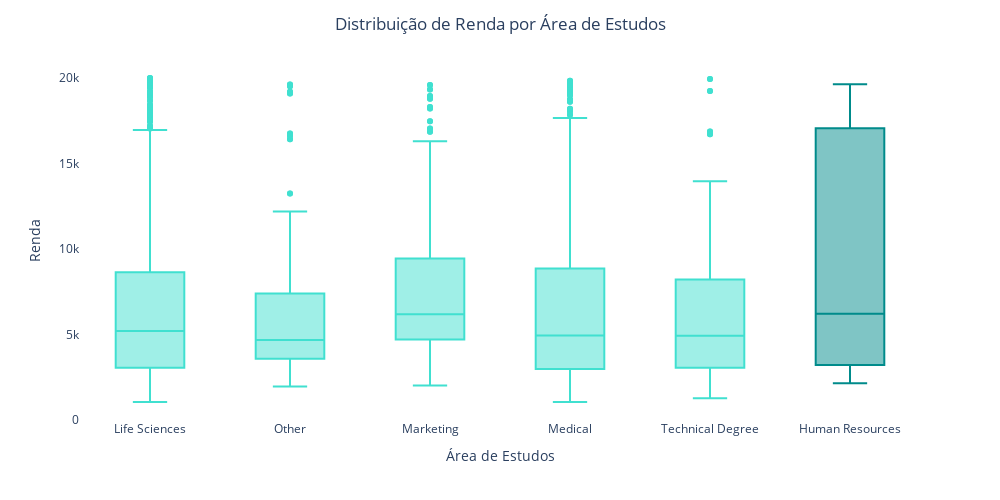

The cell this chart's notebook holds for it:
### Markdown cell above
A distribuição salarial é bem equiparada entre os sexos.

### Code cell
# Boxplot para a distribuição de Renda por Gênero

cores_departamentos = {
    'Life Sciences':'turquoise', 'Other':'turquoise', 'Marketing':'turquoise', 'Medical':'turquoise',
    'Technical Degree': 'turquoise', 'Human Resources':'darkcyan' }

fig = px.box(dados_funcionarios,
             x="EducationField",
             y="MonthlyIncome",
             color="EducationField",
             color_discrete_map=cores_departamentos)  

fig.update_layout(
    title="Distribuição de Renda por Área de Estudos",
    xaxis_title="Área de Estudos",
    yaxis_title="Renda",
    plot_bgcolor='rgba(0,0,0,0)', 
    width=1000, 
    height=500,
    title_x=0.5,
    showlegend=False)

fig.show()

### Figure 1 — Plotly figure (JSON) as saved in the notebook; plotly's stock layout.template omitted (floating-point values rounded to 4 significant figures; data arrays with more than 128 entries replaced by an {"elided": "..."} marker saying what was removed)
{"data": [{"alignmentgroup": "True", "hovertemplate": "EducationField=%{x}<br>MonthlyIncome=%{y}<extra></extra>", "legendgroup": "Life Sciences", "marker": {"color": "turquoise"}, "name": "Life Sciences", "notched": false, "offsetgroup": "Life Sciences", "orientation": "v", "showlegend": true, "type": "box", "x": {"elided": "1013 str values"}, "x0": " ", "xaxis": "x", "y": {"elided": "1013 int values"}, "y0": " ", "yaxis": "y"}, {"alignmentgroup": "True", "hovertemplate": "EducationField=%{x}<br>MonthlyIncome=%{y}<extra></extra>", "legendgroup": "Other", "marker": {"color": "turquoise"}, "name": "Other", "notched": false, "offsetgroup": "Other", "orientation": "v", "showlegend": true, "type": "box", "x": {"elided": "141 str values"}, "x0": " ", "xaxis": "x", "y": {"elided": "141 int values"}, "y0": " ", "yaxis": "y"}, {"alignmentgroup": "True", "hovertemplate": "EducationField=%{x}<br>MonthlyIncome=%{y}<extra></extra>", "legendgroup": "Marketing", "marker": {"color": "turquoise"}, "name": "Marketing", "notched": false, "offsetgroup": "Marketing", "orientation": "v", "showlegend": true, "type": "box", "x": {"elided": "248 str values"}, "x0": " ", "xaxis": "x", "y": {"elided": "248 int values"}, "y0": " ", "yaxis": "y"}, {"alignmentgroup": "True", "hovertemplate": "EducationField=%{x}<br>MonthlyIncome=%{y}<extra></extra>", "legendgroup": "Medical", "marker": {"color": "turquoise"}, "name": "Medical", "notched": false, "offsetgroup": "Medical", "orientation": "v", "showlegend": true, "type": "box", "x": {"elided": "791 str values"}, "x0": " ", "xaxis": "x", "y": {"elided": "791 int values"}, "y0": " ", "yaxis": "y"}, {"alignmentgroup": "True", "hovertemplate": "EducationField=%{x}<br>MonthlyIncome=%{y}<extra></extra>", "legendgroup": "Technical Degree", "marker": {"color": "turquoise"}, "name": "Technical Degree", "notched": false, "offsetgroup": "Technical Degree", "orientation": "v", "showlegend": true, "type": "box", "x": {"elided": "200 str values"}, "x0": " ", "xaxis": "x", "y": {"elided": "200 int values"}, "y0": " ", "yaxis": "y"}, {"alignmentgroup": "True", "hovertemplate": "EducationField=%{x}<br>MonthlyIncome=%{y}<extra></extra>", "legendgroup": "Human Resources", "marker": {"color": "darkcyan"}, "name": "Human Resources", "notched": false, "offsetgroup": "Human Resources", "orientation": "v", "showlegend": true, "type": "box", "x": ["Human Resources", "Human Resources", "Human Resources", "Human Resources", "Human Resources", "Human Resources", "Human Resources", "Human Resources", "Human Resources", "Human Resources", "Human Resources", "Human Resources", "Human Resources", "Human Resources", "Human Resources", "Human Resources", "Human Resources", "Human Resources", "Human Resources", "Human Resources", "Human Resources", "Human Resources", "Human Resources", "Human Resources", "Human Resources", "Human Resources", "Human Resources", "Human Resources", "Human Resources", "Human Resources", "Human Resources", "Human Resources", "Human Resources", "Human Resources", "Human Resources", "Human Resources", "Human Resources", "Human Resources", "Human Resources", "Human Resources"], "x0": " ", "xaxis": "x", "y": [18844, 17328, 6347, 6410, 19141, 19189, 6389, 2143, 3737, 2277, 2844, 3600, 16799, 2187, 2592, 6430, 6077, 5743, 19636, 3886, 18844, 17328, 6347, 6410, 19141, 19189, 6389, 2143, 3737, 2277, 2844, 3600, 16799, 2187, 2592, 6430, 6077, 5743, 19636, 3886], "y0": " ", "yaxis": "y"}], "layout": {"boxmode": "overlay", "height": 500, "legend": {"title": {"text": "EducationField"}, "tracegroupgap": 0}, "margin": {"t": 60}, "plot_bgcolor": "rgba(0,0,0,0)", "showlegend": false, "title": {"text": "Distribuição de Renda por Área de Estudos", "x": 0.5}, "width": 1000, "xaxis": {"anchor": "y", "categoryarray": ["Life Sciences", "Other", "Marketing", "Medical", "Technical Degree", "Human Resources"], "categoryorder": "array", "domain": [0, 1], "title": {"text": "Área de Estudos"}}, "yaxis": {"anchor": "x", "domain": [0, 1], "title": {"text": "Renda"}}}}
